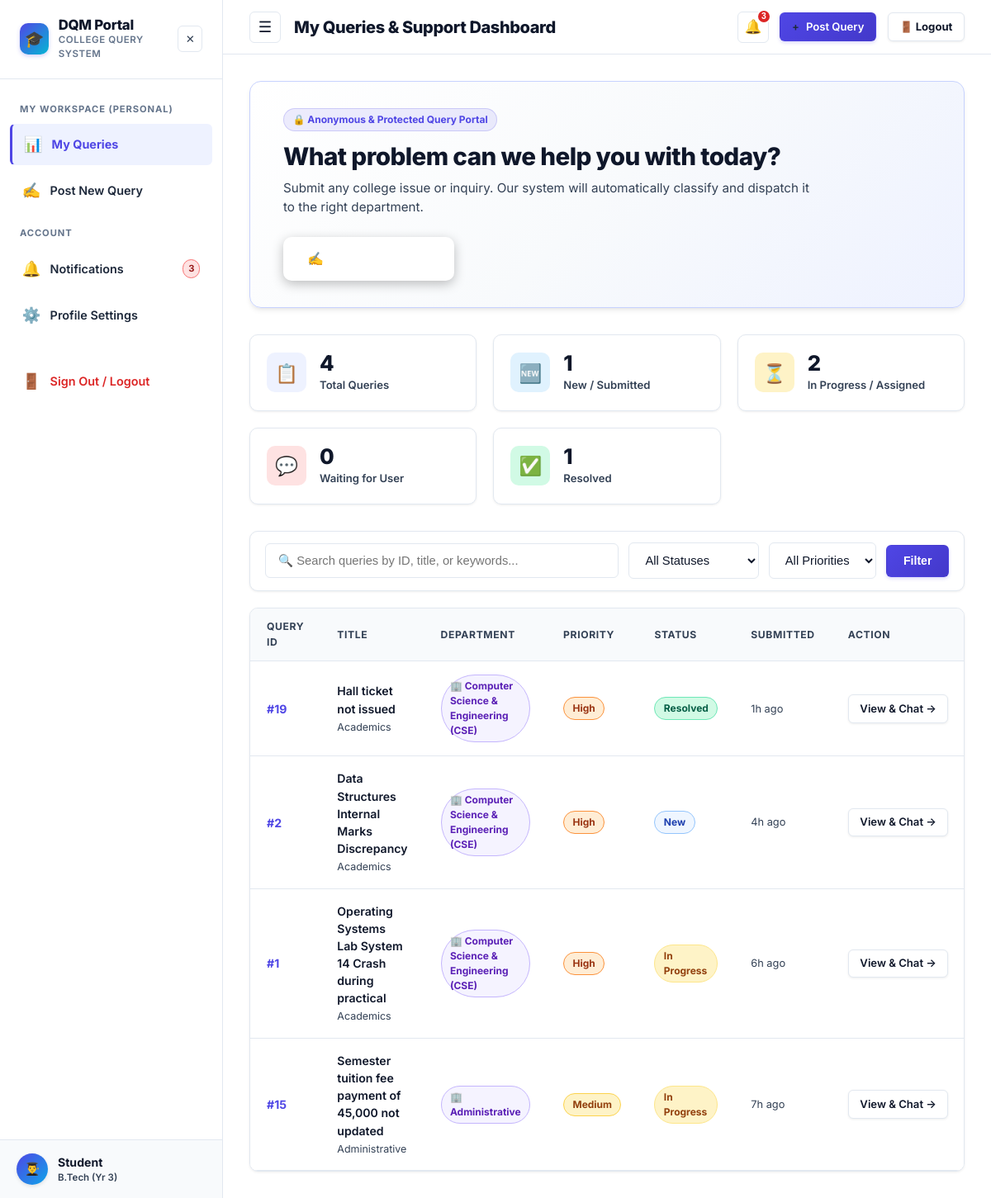
The app's page /dashboard (signed in) with its own data.
### tables this page shows
CREATE TABLE users (
    id INTEGER PRIMARY KEY AUTOINCREMENT,
    name TEXT DEFAULT 'Anonymous User',
    email TEXT NOT NULL UNIQUE,
    password_hash TEXT NOT NULL,
    role TEXT NOT NULL DEFAULT 'student',
    level TEXT,
    department TEXT,
    course TEXT,
    year INTEGER,
    phone TEXT,
    roll_no TEXT,
    designation TEXT,
    is_active INTEGER DEFAULT 1,
    last_active_at TIMESTAMP DEFAULT CURRENT_TIMESTAMP,
    created_at TIMESTAMP DEFAULT CURRENT_TIMESTAMP
);

CREATE TABLE queries (
    id INTEGER PRIMARY KEY AUTOINCREMENT,
    user_id INTEGER NOT NULL,
    title TEXT NOT NULL,
    description TEXT NOT NULL,
    category TEXT NOT NULL DEFAULT 'Academics',
    department TEXT NOT NULL,
    priority TEXT NOT NULL DEFAULT 'Medium',
    status TEXT NOT NULL DEFAULT 'New',
    assigned_staff_id INTEGER,
    is_routed_manually INTEGER DEFAULT 0,
    admin_reviewed INTEGER DEFAULT 0,
    created_at TIMESTAMP DEFAULT CURRENT_TIMESTAMP,
    updated_at TIMESTAMP DEFAULT CURRENT_TIMESTAMP,
    first_response_at TIMESTAMP,
    resolved_at TIMESTAMP,
    FOREIGN KEY(user_id) REFERENCES users(id) ON DELETE CASCADE,
    FOREIGN KEY(assigned_staff_id) REFERENCES users(id) ON DELETE SET NULL
);

### app.py (the view)
@app.route('/dashboard')
@login_required
def dashboard():
    user = get_current_user()
    if user['role'] == 'staff':
        return redirect(url_for('department_dashboard'))
    elif user['role'] == 'admin':
        return redirect(url_for('admin_dashboard'))
    db = get_db()
    stats = {
        'total': db.execute('SELECT COUNT(*) FROM queries WHERE user_id = ?', (user['id'],)).fetchone()[0],
        'new': db.execute("SELECT COUNT(*) FROM queries WHERE user_id = ? AND status = 'New'", (user['id'],)).fetchone()[0],
        'in_progress': db.execute("SELECT COUNT(*) FROM queries WHERE user_id = ? AND status IN ('Assigned', 'In Progress')", (user['id'],)).fetchone()[0],
        'waiting': db.execute("SELECT COUNT(*) FROM queries WHERE user_id = ? AND status = 'Waiting for User'", (user['id'],)).fetchone()[0],
        'resolved': db.execute("SELECT COUNT(*) FROM queries WHERE user_id = ? AND status = 'Resolved'", (user['id'],)).fetchone()[0],
    }
    status_filter = request.args.get('status', '')
    priority_filter = request.args.get('priority', '')
    search_query = request.args.get('search', '').strip()
    sql = """
        SELECT q.*,
               (SELECT message FROM messages WHERE query_id = q.id ORDER BY created_at DESC LIMIT 1) as last_message,
               (SELECT created_at FROM messages WHERE query_id = q.id ORDER BY created_at DESC LIMIT 1) as last_activity
        FROM queries q
        WHERE q.user_id = ?
    """
    params = [user['id']]
    if status_filter:
        sql += " AND q.status = ?"
        params.append(status_filter)
    if priority_filter:
        sql += " AND q.priority = ?"
        params.append(priority_filter)
    if search_query:
        sql += " AND (q.title LIKE ? OR q.description LIKE ? OR q.id LIKE ?)"
        term = f"%{search_query}%"
        params.extend([term, term, term])
    sql += " ORDER BY q.created_at DESC"
    queries = db.execute(sql, params).fetchall()
    return render_template(
        'dashboard.html',
        stats=stats,
        queries=queries,
        current_status=status_filter,
        current_priority=priority_filter,
        search_query=search_query
    )

### app.py (called while the page is built)
def login_required(f):
    @wraps(f)
    def decorated_function(*args, **kwargs):
        user = get_current_user()
        if not user:
            session.clear()
            flash('Please log in to access this page.', 'warning')
            return redirect(url_for('login', next=request.url))
        return f(*args, **kwargs)
    return decorated_function

def get_current_user():
    if 'user_id' in session:
        db = get_db()
        user = db.execute('SELECT * FROM users WHERE id = ?', (session['user_id'],)).fetchone()
        if not user or not user['is_active']:
            session.clear()
            return None
        return user
    return None

### database.py (called while the page is built)
def get_db():
    if 'db' not in g:
        g.db = sqlite3.connect(
            current_app.config['DATABASE'],
            detect_types=sqlite3.PARSE_DECLTYPES
        )
        g.db.row_factory = sqlite3.Row
        g.db.execute("PRAGMA foreign_keys = ON")
        check_and_migrate_db(g.db)
    return g.db

### templates/dashboard.html (shortened to what this page needs)
{% extends 'base.html' %}
{% block page_title %}My Queries & Support Dashboard{% endblock %}
{% block content %}
<div style="max-width: 1200px; margin: 0 auto;">
  <div class="hero-card" style="padding: 2rem 2.5rem; margin-bottom: 2rem;">
    <div style="display: flex; justify-content: space-between; align-items: center; flex-wrap: wrap; gap: 1.5rem;">
      <div>
        <span class="badge badge-status-waiting" style="margin-bottom: 0.5rem; background: rgba(79, 70, 229, 0.1); color: var(--primary); border: 1px solid rgba(79,70,229,0.2);">
          🔒 Anonymous & Protected Query Portal
        </span>
        <h1 style="font-size: 1.85rem; margin-bottom: 0.35rem;">What problem can we help you with today?</h1>
        <p style="margin-bottom: 0; font-size: 0.95rem;">
          Submit any college issue or inquiry. Our system will automatically classify and dispatch it to the right department.
        </p>
      </div>
      <div>
        <a href="{{ url_for('submit_query') }}" class="btn btn-primary btn-lg" style="background: #ffffff; color: #4338ca; box-shadow: 0 4px 14px rgba(0,0,0,0.25);">
          ✍️ Post New Query
        </a>
      </div>
    </div>
  </div>
  <div class="stats-grid">
    <div class="stat-card">
      <div class="stat-icon primary">📋</div>
      <div class="stat-info">
        <h3>{{ stats.total }}</h3>
        <p>Total Queries</p>
      </div>
    </div>
    <div class="stat-card">
      <div class="stat-icon secondary">🆕</div>
      <div class="stat-info">
        <h3>{{ stats.new }}</h3>
        <p>New / Submitted</p>
      </div>
    </div>
    <div class="stat-card">
      <div class="stat-icon warning">⏳</div>
      <div class="stat-info">
        <h3>{{ stats.in_progress }}</h3>
        <p>In Progress / Assigned</p>
      </div>
    </div>
    <div class="stat-card">
      <div class="stat-icon danger">💬</div>
      <div class="stat-info">
        <h3>{{ stats.waiting }}</h3>
        <p>Waiting for User</p>
      </div>
    </div>
    <div class="stat-card">
      <div class="stat-icon success">✅</div>
      <div class="stat-info">
        <h3>{{ stats.resolved }}</h3>
        <p>Resolved</p>
      </div>
    </div>
  </div>
  <form method="GET" action="{{ url_for('dashboard') }}" class="filter-bar">
    <div style="flex-grow: 1; min-width: 240px;">
      <input type="text" name="search" class="form-control" placeholder="🔍 Search queries by ID, title, or keywords..." value="{{ search_query }}">
    </div>
    <div>
      <select name="status" class="form-control" onchange="this.form.submit()">
        <option value="">All Statuses</option>
      </select>
    </div>
    <div>
      <select name="priority" class="form-control" onchange="this.form.submit()">
        <option value="">All Priorities</option>
      </select>
    </div>
    <button type="submit" class="btn btn-primary">Filter</button>
  </form>
  <div class="table-container">
    <table class="table">
      <thead>
        <tr>
          <th>Query ID</th>
          <th>Title</th>
          <th>Department</th>
          <th>Priority</th>
          <th>Status</th>
          <th>Submitted</th>
          <th>Action</th>
        </tr>
      </thead>
      <tbody>
        {% if queries %}
          {% for q in queries %}
          <tr>
            <td style="font-weight: 700; color: var(--primary);">#{{ q.id }}</td>
            <td>
              <a href="{{ url_for('query_details', query_id=q.id) }}" style="font-weight: 600; color: var(--text-main); display: block;">
                {{ q.title }}
              </a>
              <span style="font-size: 0.78rem; color: var(--text-muted);">{{ q.category }}</span>
            </td>
            <td>
              <span class="badge badge-status-assigned">🏢 {{ q.department }}</span>
            </td>
            <td>
              <span class="badge badge-{{ q.priority | lower }}">{{ q.priority }}</span>
            </td>
            <td>
              <span class="badge badge-status-{{ q.status | lower | replace(' ', '-') }}">{{ q.status }}</span>
            </td>
            <td style="font-size: 0.8rem; color: var(--text-muted);">
              {{ q.created_at | timeago }}
            </td>
            <td>
              <a href="{{ url_for('query_details', query_id=q.id) }}" class="btn btn-secondary btn-sm">
                View & Chat →
              </a>
            </td>
          </tr>
          {% endfor %}
        {% endif %}
      </tbody>
    </table>
  </div>
</div>
{% endblock %}

### templates/base.html (shortened to what this page needs)
<!DOCTYPE html>
<html lang="en">
<head>
  <link rel="stylesheet" href="{{ url_for('static', filename='css/style.css') }}">
</head>
<body data-user-role="{{ current_user.role if current_user else '' }}" data-user-dept="{{ current_user.department if current_user else '' }}" data-user-id="{{ current_user.id if current_user else '' }}">
  <div class="app-container">
    {% if current_user %}
    <aside class="sidebar" id="appSidebar">
      <div class="sidebar-header">
        <div class="sidebar-brand-wrapper">
          <div class="sidebar-logo">🎓</div>
          <div class="sidebar-brand">
            <h2>DQM Portal</h2>
            <p>College Query System</p>
          </div>
        </div>
        <button type="button" class="sidebar-close-btn" id="sidebarCloseBtn" title="Close Navigation" aria-label="Close Navigation">
          ✕
        </button>
      </div>
      <nav class="sidebar-nav">
        {% if current_user.role in ['student', 'faculty'] %}
        <div class="nav-section-title">My Workspace (Personal)</div>
        <a href="{{ url_for('dashboard') }}" class="nav-item {% if request.endpoint == 'dashboard' %}active{% endif %}">
          <span class="icon">📊</span> My Queries
        </a>
        <a href="{{ url_for('submit_query') }}" class="nav-item {% if request.endpoint == 'submit_query' %}active{% endif %}">
          <span class="icon">✍️</span> Post New Query
        </a>
        {% endif %}
        <div class="nav-section-title">Account</div>
        <a href="{{ url_for('notifications') }}" class="nav-item {% if request.endpoint == 'notifications' %}active{% endif %}">
          <span class="icon">🔔</span> Notifications
          {% if unread_notifications_count > 0 %}
          <span class="badge badge-urgent" style="margin-left: auto; padding: 2px 6px; font-size: 0.7rem;">{{ unread_notifications_count }}</span>
          {% endif %}
        </a>
        <a href="{{ url_for('profile') }}" class="nav-item {% if request.endpoint == 'profile' %}active{% endif %}">
          <span class="icon">⚙️</span> Profile Settings
        </a>
        <a href="{{ url_for('logout') }}" class="nav-item nav-item-logout" style="margin-top: 1.5rem;">
          <span class="icon">🚪</span> Sign Out / Logout
        </a>
      </nav>
      <div class="sidebar-footer">
        <div class="user-avatar-circle">
          {% if current_user.role == 'student' %}👨‍🎓{% elif current_user.role == 'faculty' %}👩‍🏫{% elif current_user.role == 'hod' %}🎓{% elif current_user.role == 'staff' %}🏢{% else %}⚡{% endif %}
        </div>
        <div style="flex-grow: 1; overflow: hidden;">
          <div style="font-size: 0.88rem; font-weight: 700; color: var(--text-main); white-space: nowrap; overflow: hidden; text-overflow: ellipsis;">
            {% if current_user.role == 'student' %}Student
            {% elif current_user.role == 'faculty' %}Faculty Member
            {% elif current_user.role == 'hod' %}Head of Dept (HOD)
            {% elif current_user.role == 'staff' %}Department Staff
            {% else %}Central Administrator{% endif %}
          </div>
          <div style="font-size: 0.72rem; color: var(--text-muted); font-weight: 600;">
            {% if current_user.role == 'student' %}
              {{ current_user.course or 'Campus' }}{% if current_user.year %} (Yr {{ current_user.year }}){% endif %}
            {% else %}
              {{ current_user.department or 'Campus Support' }}
            {% endif %}
          </div>
        </div>
      </div>
    </aside>
    {% endif %}
    <div class="main-content">
      {% if current_user %}
      <header class="topbar">
        <div class="topbar-left">
          <button class="sidebar-toggle-btn" id="sidebarToggle" title="Toggle Navigation Menu" aria-label="Toggle Navigation Menu">
            ☰
          </button>
          <div class="topbar-title">{% block page_title %}Dashboard{% endblock %}</div>
        </div>
        <div class="topbar-right">
          <div class="notif-wrapper">
            <button class="notif-btn" id="notifBtn" aria-label="Notifications" title="Notifications">
              🔔
              {% if unread_notifications_count > 0 %}
              <span class="notif-badge">{{ unread_notifications_count }}</span>
              {% endif %}
            </button>
          </div>
          {% if current_user.role in ['student', 'faculty'] %}
          <a href="{{ url_for('submit_query') }}" class="btn btn-primary btn-sm">
            <span>+</span> Post Query
          </a>
          {% endif %}
          <a href="{{ url_for('logout') }}" class="btn btn-secondary btn-sm" title="Sign Out of Portal" style="font-weight: 700;">
            🚪 Logout
          </a>
        </div>
      </header>
      {% endif %}
      <main class="page-body">
        {% block content %}{% endblock %}
      </main>
    </div>
  </div>
</body>
</html>

### records on screen
users: course "B.Tech", year "3"
queries: id "19", title "Hall ticket not issued", category "Academics", department "Computer Science & Engineering (CSE)", priority "High", status "Resolved", created_at "1h ago"
queries: id "2", title "Data Structures Internal Marks Discrepancy", category "Academics", department "Computer Science & Engineering (CSE)", priority "High", status "New", created_at "4h ago"
queries: id "1", title "Operating Systems Lab System 14 Crash during practical", category "Academics", department "Computer Science & Engineering (CSE)", priority "High", status "In Progress", created_at "6h ago"
queries: id "15", title "Semester tuition fee payment of 45,000 not updated", category "Administrative", department "Administrative", priority "Medium", status "In Progress", created_at "7h ago"

### other values on screen
{{ unread_notifications_count }} "3"
{{ stats.total }} "4"
{{ stats.new }} "1"
{{ stats.in_progress }} "2"
{{ stats.waiting }} "0"
{{ stats.resolved }} "1"
